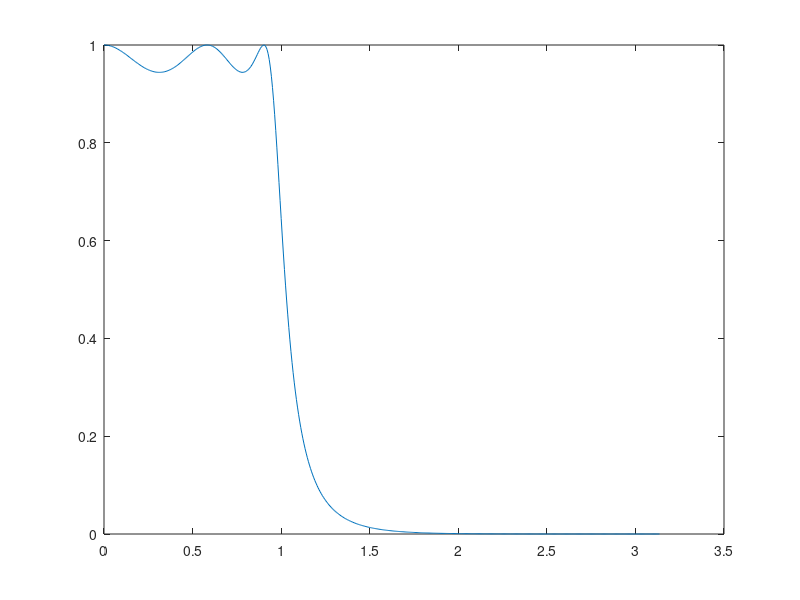

Recreate this plot in MATLAB.
rp = 0.5;
wp = (1.2/4);
rs = 40;
ws = (2/4);  
[n, wn] = cheb1ord(wp, ws, rp, rs);
[b, a] = cheby1(n, rp, wp);
[h, w] = freqz(b,a); plot(w, abs(h))